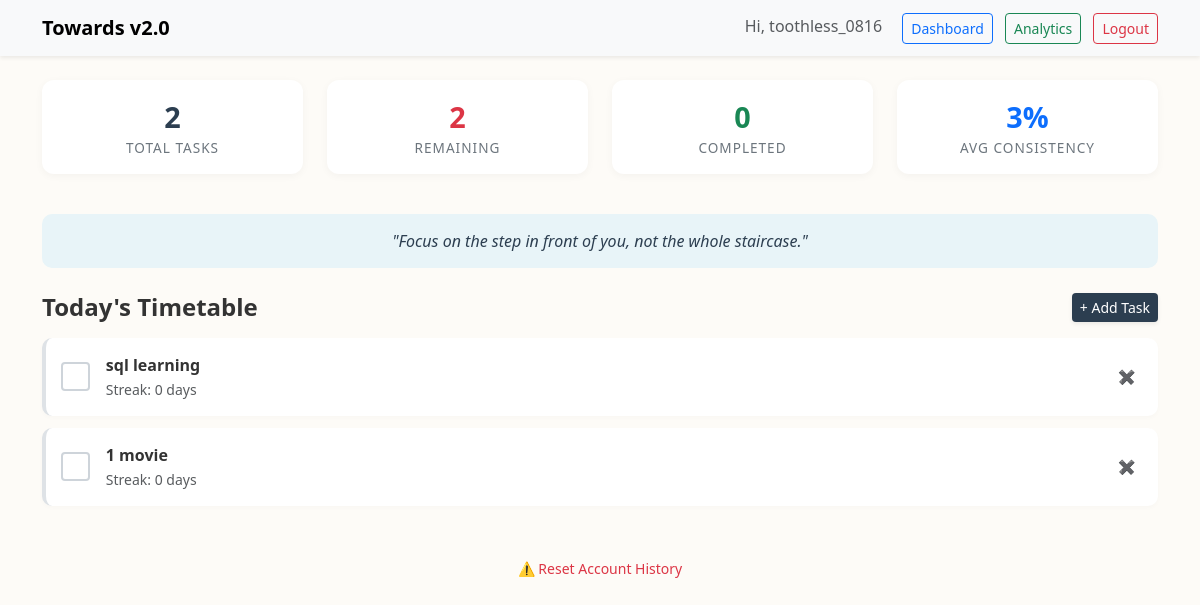
The page /dashboard (signed in) on the database its author committed.
### models.py (models this page shows)
class User(db.Model, UserMixin):
    id = db.Column(db.Integer, primary_key=True)
    username = db.Column(db.String(150), unique=True, nullable=False)
    password_hash = db.Column(db.String(150), nullable=False)
    security_question = db.Column(db.String(250), nullable=False)
    security_answer = db.Column(db.String(150), nullable=False)
    tasks = db.relationship('Task', backref='owner', lazy=True, cascade="all, delete-orphan")

class Task(db.Model):
    id = db.Column(db.Integer, primary_key=True)
    user_id = db.Column(db.Integer, db.ForeignKey('user.id'), nullable=False)
    title = db.Column(db.String(200), nullable=False)
    is_priority = db.Column(db.Boolean, default=False) # For "Today's Focus"
    start_date = db.Column(db.Date, nullable=False, default=datetime.utcnow)
    end_date = db.Column(db.Date, nullable=True) # If None, it's an indefinite daily task
    is_active = db.Column(db.Boolean, default=True)
    logs = db.relationship('DailyLog', backref='task', lazy=True, cascade="all, delete-orphan")

### app.py (the view)
@app.route('/dashboard')
@login_required
def dashboard():
    quotes = [
        "Small daily improvements are the key to staggering long-term results.",
        "Consistency is what transforms average into excellence.",
        "Focus on the step in front of you, not the whole staircase.",
        "Action is the foundational key to all success."
    ]
    quote = random.choice(quotes)
    all_active_tasks = Task.query.filter_by(user_id=current_user.id, is_active=True).all()
    today = date.today()
    tasks = []
    for task in all_active_tasks:
        if task.end_date and task.end_date < today:
            task.is_active = False
            db.session.commit()
            continue
        tasks.append(task)
    completed_count = 0
    total_possible_days = 0
    total_completed_days = 0
    for task in tasks:
        log = DailyLog.query.filter_by(task_id=task.id, date=today).first()
        task.completed_today = log.is_completed if log else False
        if task.completed_today:
            completed_count += 1
        streak = 0
        check_date = today
        if not task.completed_today:
            check_date -= timedelta(days=1)
        while True:
            past_log = DailyLog.query.filter_by(task_id=task.id, date=check_date).first()
            if past_log and past_log.is_completed:
                streak += 1
                check_date -= timedelta(days=1)
            else:
                break
        task.streak = streak
        days_since_start = (today - task.start_date).days + 1
        if days_since_start > 0:
            completed_logs = DailyLog.query.filter_by(task_id=task.id, is_completed=True).count()
            total_possible_days += days_since_start
            total_completed_days += completed_logs
    remaining_count = len(tasks) - completed_count
    avg_consistency = int((total_completed_days / total_possible_days) * 100) if total_possible_days > 0 else 0
    return render_template('dashboard.html',
                           quote=quote,
                           tasks=tasks,
                           completed=completed_count,
                           remaining=remaining_count,
                           avg_consistency=avg_consistency)

### app.py (called while the page is built)
@login_manager.user_loader
def load_user(user_id):
    return User.query.get(int(user_id))

### templates/dashboard.html (shortened to what this page needs)
{% extends 'base.html' %}
{% block content %}
<div class="row mb-4">
    <div class="col-md-3 col-6 mb-3"><div class="stat-card"><div class="stat-value">{{ tasks|length }}</div><div class="stat-label">Total Tasks</div></div></div>
    <div class="col-md-3 col-6 mb-3"><div class="stat-card"><div class="stat-value text-danger">{{ remaining }}</div><div class="stat-label">Remaining</div></div></div>
    <div class="col-md-3 col-6 mb-3"><div class="stat-card"><div class="stat-value text-success">{{ completed }}</div><div class="stat-label">Completed</div></div></div>
    <div class="col-md-3 col-6 mb-3"><div class="stat-card"><div class="stat-value text-primary">{{ avg_consistency }}%</div><div class="stat-label">Avg Consistency</div></div></div>
</div>
<div class="quote-banner">"{{ quote }}"</div>
<div class="d-flex justify-content-between align-items-center mb-3">
    <h4 class="mb-0 fw-bold">Today's Timetable</h4>
    <button class="btn btn-primary btn-sm shadow-sm" data-bs-toggle="modal" data-bs-target="#addTaskModal">+ Add Task</button>
</div>
<div id="task-list">
    {% for task in tasks if not task.completed_today %}
    <div class="task-card {% if task.is_priority %}priority{% endif %}" id="card-{{ task.id }}">
        <div class="d-flex align-items-center">
            <input type="checkbox" class="form-check-input custom-checkbox me-3" data-task-id="{{ task.id }}">
            <div>
                <div class="task-title fw-bold">{{ task.title }} {% if task.is_priority %}(Focus){% endif %}</div>
                <small class="text-muted">Streak: {{ task.streak }} days {% if task.streak > 0 %}🔥{% endif %}</small>
            </div>
        </div>
        <form method="POST" action="{{ url_for('delete_task', task_id=task.id) }}" style="margin: 0;">
            <button type="submit" class="btn btn-sm text-danger border-0 bg-transparent">✖</button>
        </form>
    </div>
    {% endfor %}
</div>
<div class="mt-5 mb-4 text-center">
    <button class="btn btn-sm btn-outline-danger border-0" data-bs-toggle="modal" data-bs-target="#resetModal">
        ⚠️ Reset Account History
    </button>
</div>
{% endblock %}

### templates/base.html (shortened to what this page needs)
<!DOCTYPE html>
<html lang="en">
<head>
    <link href="https://cdn.jsdelivr.net/npm/bootstrap@5.3.0/dist/css/bootstrap.min.css" rel="stylesheet">
</head>
<body>
    <nav class="navbar navbar-expand-lg navbar-light bg-light shadow-sm mb-4">
        <div class="container">
            <a class="navbar-brand fw-bold" href="{{ url_for('home') }}">Towards v2.0</a>
            <div>
                {% if current_user.is_authenticated %}
                    <span class="me-3 text-muted">Hi, {{ current_user.username }}</span>
                    <a href="{{ url_for('dashboard') }}" class="btn btn-sm btn-outline-primary me-2">Dashboard</a>
                    <a href="{{ url_for('analytics') }}" class="btn btn-sm btn-outline-success me-2">Analytics</a>
                    <a href="{{ url_for('logout') }}" class="btn btn-sm btn-outline-danger">Logout</a>
                {% else %}
                    <a href="{{ url_for('login') }}" class="btn btn-sm btn-outline-primary me-2">Login</a>
                    <a href="{{ url_for('register') }}" class="btn btn-sm btn-primary">Register</a>
                {% endif %}
            </div>
        </div>
    </nav>
    <div class="container">
        {% block content %}{% endblock %}
    </div>
</body>
</html>

### templates/base.html (style rules this page uses)
body { background-color: #fdfbf7; color: #333; }
.btn-primary { background-color: #2c3e50; border: none; }

### templates/dashboard.html (style rules this page uses)
.stat-card { background: white; border-radius: 12px; padding: 15px; text-align: center; box-shadow: 0 2px 8px rgba(0,0,0,0.04); }
.stat-value { font-size: 1.8rem; font-weight: bold; color: #2c3e50; }
.stat-label { font-size: 0.85rem; color: #6c757d; text-transform: uppercase; letter-spacing: 1px; }
.task-card { background: white; border-radius: 10px; padding: 15px; margin-bottom: 12px; box-shadow: 0 2px 5px rgba(0,0,0,0.02); transition: all 0.3s ease; border-left: 4px solid #dee2e6; display: flex; align-items: center; justify-content: space-between; }
.custom-checkbox { width: 1.8em; height: 1.8em; cursor: pointer; border-radius: 6px; border: 2px solid #ced4da; transition: all 0.2s; margin-top: 0; }
.quote-banner { background-color: #e8f4f8; color: #2c3e50; border-radius: 10px; padding: 15px; font-style: italic; text-align: center; margin-bottom: 25px; }

### rows shown on the page
User: username "toothless_0816"
Task: title "sql learning", streak "0"
Task: title "1 movie", streak "0"

### other values the page prints
{{ tasks|length }} "2"
{{ remaining }} "2"
{{ completed }} "0"
{{ avg_consistency }} "3"
